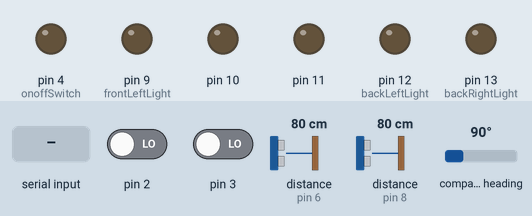
Simulated run of this sketch. Board: Arduino Uno, built with avr-gcc and run on an emulated ATmega328P. On the bench: output pins drawn as LEDs (lit = HIGH). Wiring (inferred from the names in the program): HMC5883L compass at I2C address 0x1E. Inputs (shaded band) come from the test bench; at power-on: distance to the obstacle (sensors on pin 6, pin 8) 80 cm, pin 2 LOW, pin 3 LOW, compass heading 90°. The echo pulse lasts 58.3 µs per cm; what the sketch prints to the serial monitor is not drawn.

Above: at 1.2 s.
1.3 s: "M90\n" received over Serial
At 2.62 s:
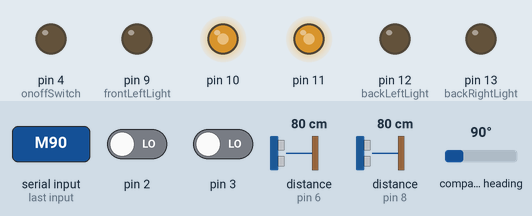
4.3 s: distance to the obstacle (sensor on pin 6) set to 76 cm
At 6.1 s:
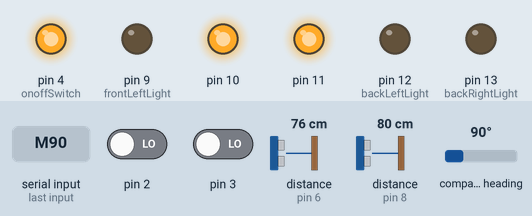
6.4 s: distance to the obstacle (sensor on pin 8) set to 74 cm
At 7.2 s:
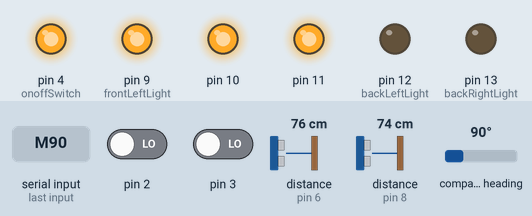
8.0 s: distance to the obstacle (sensor on pin 6) set to 33 cm
11.0 s: distance to the obstacle (sensor on pin 6) set to 27 cm
At 12.0 s:
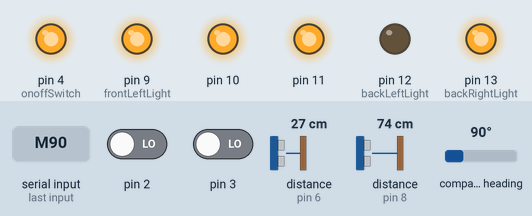
12.6 s: "M" received over Serial
At 15.0 s:
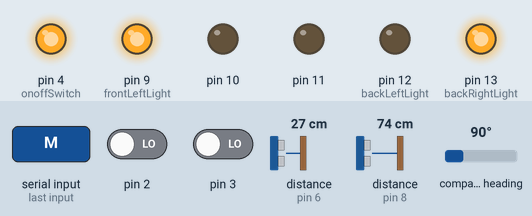
Timing chart, 0 to 16.2 s (numbered marks = the images above; inputs shaded):
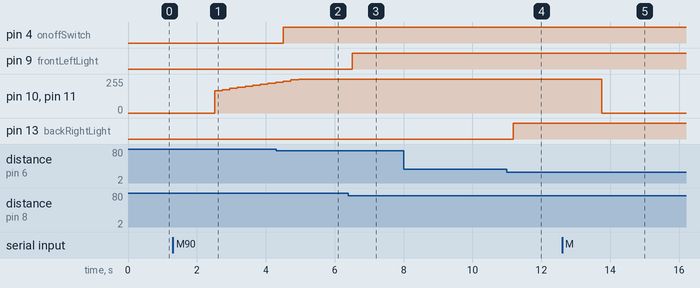

The sketch:

robot_car_PID.ino
```cpp
#include <NewPing.h>
#include <Wire.h>
#include <PCF8574.h>

#include "Wheel.h"

PCF8574 expander;


// Gyeroscope
#define gyroaddr 0x1E //0011110b, I2C 7bit address of HMC5883
#define expdaddr 0x38 //0011110b, I2C 7bit address of FCF8574

// left distance controler
const int leftTrigger = 7;
const int leftEcho = 8;

// left Motor
const int leftSpeedInt = 0;
const int leftMotorCtrl1 = 0; // expand
const int leftMotorCtrl2 = 1; // expand
const int leftMotorEnable = 10;
int leftMotorSpeed = 0;

// right distance controler
const int rightTrigger = 5;
const int rightEcho = 6;

// right Motor
const int rightSpeedInt = 1;
const int rightMotorCtrl1 = 2;
const int rightMotorCtrl2 = 3;
const int rightMotorEnable = 11;
int rightMotorSpeed = 0;


// Switch
const int onoffSwitch = 4; // expand
int onoff,pressed =0;

// LED lights
const int frontLeftLight = 9;
const int frontRightLight = 4;
const int backLeftLight = 12;
const int backRightLight = 13;


NewPing leftSonar(leftTrigger,leftEcho,200);
NewPing rightSonar(rightTrigger,rightEcho,200);

unsigned int leftDistance,rightDistance;
int heading,prevAzimut,backTrackTempo = 0;

int getAzimut() {
  int x,y,z;
  Wire.beginTransmission(gyroaddr);
  Wire.write(0x03); //select register 3, X MSB register
  Wire.endTransmission();

 //Read data from each axis, 2 registers per axis
  Wire.requestFrom(gyroaddr, 6);
  if(6<=Wire.available()){
    x = Wire.read()<<8; //X msb
    x |= Wire.read(); //X lsb
    y = Wire.read()<<8; //Y msb
    y |= Wire.read(); //Y lsb
    z = Wire.read()<<8; //Z msb
    z |= Wire.read(); //Z lsb
    return z;
  }

}

unsigned int getDistance(NewPing sonar) {
 unsigned int distance = sonar.ping_cm();
  // 0 distnace means out of range. We default it to 200 cm.
  if (distance==0)
    distance=200;
 return distance;
}

boolean checkOnoff() {
  if (expander.digitalRead(onoffSwitch)==HIGH) {
    if (!pressed) {
      pressed=1;
      onoff=!onoff;
    }
  }
  else
    pressed = 0;


  return onoff;
}

Wheel leftWheel = Wheel(expander,leftMotorCtrl1,leftMotorCtrl2,leftMotorEnable);
Wheel rightWheel = Wheel(expander,rightMotorCtrl1,rightMotorCtrl2,rightMotorEnable);

void leftWheelInt() {
  leftWheel.incSpeedCount();
}
void rightWheelInt() {
  rightWheel.incSpeedCount();
}

void setup() {
  // set A4 and D5 for I2C protocole
  pinMode(A4, INPUT);
  pinMode(A5, INPUT);

  digitalWrite(A4,LOW);
  digitalWrite(A5,LOW);

  Serial.begin(9600);
  leftWheel.Setup();
  rightWheel.Setup();
  attachInterrupt(leftSpeedInt,leftWheelInt,RISING);
  attachInterrupt(rightSpeedInt,rightWheelInt,RISING);

  expander.begin(0x38);
  expander.pinMode(onoffSwitch,INPUT);

  Wire.begin();
  //Put the HMC5883 IC into the correct operating mode
  Wire.beginTransmission(gyroaddr); //open communication with HMC5883
  Wire.write(0x02); //select mode register
  Wire.write(0x00); //continuous measurement mode
  Wire.endTransmission();

  pinMode(leftTrigger,OUTPUT);
  pinMode(leftEcho,INPUT);
  pinMode(rightTrigger,OUTPUT);
  pinMode(rightEcho,INPUT);

  pinMode(frontLeftLight,OUTPUT);
  pinMode(frontRightLight,OUTPUT);
  pinMode(backLeftLight,OUTPUT);
  pinMode(backRightLight,OUTPUT);
  heading = getAzimut();
}


void sendData(int azimut,unsigned int leftdistance,unsigned int rightdistance) {
 Serial.print("{\"azimut\":");
 Serial.print(azimut);
 Serial.print(",\"leftDistance\":");
 Serial.print(leftdistance);
 Serial.print(",\"rightDistance\":");
 Serial.print(rightdistance);
 Serial.print(",\"leftSpeedCount\":");
 Serial.print(leftWheel.getSpeedCount());
 Serial.print(",\"rightSpeedCount\":");
 Serial.print(rightWheel.getSpeedCount());
 Serial.print(",\"leftSpeed\":");
 Serial.print(leftWheel.getSpeed());
 Serial.print(",\"rightSpeed\":");
 Serial.print(rightWheel.getSpeed());
 Serial.print(",\"leftRealSpeed\":");
 Serial.print(leftWheel.getRealSpeed());
 Serial.print(",\"rightRealSpeed\":");
 Serial.print(rightWheel.getRealSpeed());
 Serial.print(",\"leftMotorSpeed\":");
 Serial.print(leftWheel.getMotorSpeed());
 Serial.print(",\"rightMotorSpeed\":");
 Serial.print(rightWheel.getMotorSpeed());
 Serial.println("}");
}

void checkCommand() {
  if (Serial.available()) {
    char cmd=char(Serial.read());
    int param = Serial.parseInt();
     if (cmd=='M')
       onoff=param;
     else if (cmd=='L')
       leftWheel.setSpeed(param);
     else if (cmd=='R')
       rightWheel.setSpeed(param);
     else if (cmd=='B') {
       leftWheel.setSpeed(param);
       rightWheel.setSpeed(param);
     }
     else if (cmd=='H')
       heading = param;
  }
}

void delay_check(int iter) {
  while (iter > 0) {
    checkCommand();
    if (checkOnoff()) {
      if (leftWheel.getSpeed()==0 ) {
        backTrackTempo=10;
        leftWheel.setSpeed(80);
      }
      if (rightWheel.getSpeed()==0 ) {
        backTrackTempo=10;
        rightWheel.setSpeed(80);
      }
    }
    else {
      leftWheel.setSpeed(0);
      rightWheel.setSpeed(0);
    }
    delay(10);
    iter -=10;
  }
}

const int TURNDISTANCE=80;
const int MINDISTANCE=30;
const int LOWSPEED=30;
const int HIGHSPEED=60;

int highLowCondition(int pin,int cond) {
  if (cond )
      digitalWrite(pin,HIGH);
  else
      digitalWrite(pin,LOW);
}
void handleLight(unsigned int leftdistance,unsigned int rightdistance) {
    highLowCondition( backLeftLight,  leftdistance < MINDISTANCE);
    highLowCondition(backRightLight, rightdistance < MINDISTANCE);
    highLowCondition(frontLeftLight,  leftdistance < TURNDISTANCE);
    highLowCondition(frontRightLight,rightdistance < TURNDISTANCE);
}

void automate(int azimut,unsigned int leftdistance,unsigned int rightdistance) {
 if (backTrackTempo > 0 ) {
   backTrackTempo--;
 }
 else if (leftWheel.getRealSpeed()<5 || rightWheel.getRealSpeed()<5 ) {
  // vehicule is blocked: backtrack
         leftWheel.setSpeed( -leftWheel.getSpeed());
        rightWheel.setSpeed(-rightWheel.getSpeed());
        backTrackTempo=10;
 }

 else if (leftdistance<MINDISTANCE && (rightdistance<MINDISTANCE)) {
    if (leftdistance<rightdistance) {
         leftWheel.setSpeed(-LOWSPEED*0.8);
        rightWheel.setSpeed(-LOWSPEED*1.2);
    }
    else {
          leftWheel.setSpeed(-LOWSPEED*1.2);
        rightWheel.setSpeed(-LOWSPEED*0.8);
    }
 }
 else if (leftdistance<MINDISTANCE || (rightdistance<MINDISTANCE)) {
    if (leftdistance<MINDISTANCE) {
      if (rightWheel.getSpeed()!=0)
        rightWheel.setSpeed(-LOWSPEED);
    }
    else {
    }
    if (rightdistance<MINDISTANCE) {
      if (leftWheel.getSpeed()!=0)
        leftWheel.setSpeed(-LOWSPEED);
    }
 }
 else
  {
    if (leftdistance<TURNDISTANCE) {
      if (rightWheel.getSpeed()!=0)
        rightWheel.setSpeed(map(leftdistance,MINDISTANCE,TURNDISTANCE,LOWSPEED,HIGHSPEED));
    }
    else {
      if (rightWheel.getSpeed()!=0)
        rightWheel.setSpeed(HIGHSPEED);
    }
    if (rightdistance<TURNDISTANCE) {
      if (leftWheel.getSpeed()!=0)
       leftWheel.setSpeed(map(rightdistance,MINDISTANCE,TURNDISTANCE,LOWSPEED,HIGHSPEED));
     }
    else {
      if (leftWheel.getSpeed()!=0)
        leftWheel.setSpeed(HIGHSPEED);
    }
  }
}

void loop() {
  int azimut = getAzimut()-heading;
  unsigned int leftdistance = getDistance(leftSonar);
  unsigned int rightdistance = getDistance(rightSonar);
  handleLight(leftdistance,rightdistance);
  automate(azimut,leftdistance,rightdistance);

  leftWheel.loop();
  rightWheel.loop();

  sendData(azimut,leftdistance,rightdistance);
  prevAzimut=azimut;
  delay_check(50);
}
```

LinearRegression.cpp
```cpp
#include <LinearRegression.h>


Fifo::Fifo() {
  _first=0;
  _last=0;
  _size=0;
  }

void Fifo::push(double value) {
  _buff[_last]=value;
  _last=(_last+1)%queueLength;
  _size++;
 int i;
}

double Fifo::pop() {
  double value= _buff[_first];
  _first=(_first+1)%queueLength;
  _size--;
  return value;
}


int Fifo::getSize() {
  return _size;
}


LinearRegression::LinearRegression() {
  n=0;
  sum_X=0.0;
  sum_Y=0.0;
  sum_X2=0.0;
  sum_XY=0.0;
}

void LinearRegression::add(double X,double Y) {
  n+=1;
  sum_X+=double(X);
  sum_Y+=double(Y);
  sum_X2+=double(X)*double(X);
  sum_XY+=double(X)*double(Y);
}

void LinearRegression::sub(double X,double Y) {
  n-=1;
  sum_X-=double(X);
  sum_Y-=double(Y);
  sum_X2-=double(X)*double(X);
  sum_XY-=double(X)*double(Y);
}

double LinearRegression::getCoefficient() {
  if (n==1)
  	return sum_Y/sum_X;
  return (sum_XY - (sum_X*sum_Y)/n) / ( sum_X2 - sum_X*sum_X/n);
}

double LinearRegression::getIntercept() {
  return predict(0.0);
}

double LinearRegression::predict(double X) {
  double coef = getCoefficient();
  return double(coef*(X-sum_X/n) + sum_Y/n);
}


RunningLinearRegression::RunningLinearRegression(int nbPoints) {
 list_X=Fifo();
 list_Y=Fifo();
 _nbPoints=nbPoints;
 _linearRegression = LinearRegression();

};

void RunningLinearRegression::add(double X,double Y) {
  if (list_X.getSize() == _nbPoints ) {
    _linearRegression.sub(list_X.pop(),list_Y.pop());
    }
  list_X.push(X);
  list_Y.push(Y);
  _linearRegression.add(X,Y);
}

double RunningLinearRegression::getCoefficient() {
  return _linearRegression.getCoefficient();
}

double RunningLinearRegression::getIntercept() {
  return _linearRegression.getIntercept();
}

double RunningLinearRegression::predict(double X) {
  return _linearRegression.predict(X);
}
```

LinearRegression.h
```cpp
/*
  Calculates stream Linear Regression
  benefit: low memory foot print
*/

#define queueLength 10

class Fifo {
  public:
    Fifo();
    void push(double value);
    double pop();
    int getSize();
  private:
    double _buff[queueLength];
    int _first,_last,_size;
};

class LinearRegression {
  public:
    LinearRegression();
    void add(double X,double Y);
    void sub(double X,double Y);
    double getCoefficient();
    double getIntercept();
    double predict(double X);
  private:
    int n;
    double sum_X,sum_Y,sum_X2,sum_XY;
};


class RunningLinearRegression {
  public:
   RunningLinearRegression(int nbPoints);
   void add(double X,double Y);
   double getCoefficient();
   double getIntercept();
   double predict(double X);

  private:
      LinearRegression _linearRegression;
      Fifo list_X,list_Y;
      int _nbPoints;
};
```

Wheel.cpp
```cpp
/*
  Wheel control class impl
*/

#include "Wheel.h"


Wheel::Wheel(PCF8574 expander,int ctrl1,int ctrl2,int enable) {
  _ctrl1 = ctrl1;
  _ctrl2 = ctrl2;
  _enable = enable;
  _targetSpeed = 0.0;
  _realSpeed = 0.0;
  _motorSpeed = 0.0;
  _speedCount = 0;
  _lastCheckCount = 0;
  _lastCheckTime = micros();
  _expander = expander;
}

void Wheel::Setup() {
  _expander.pinMode(_ctrl1,OUTPUT);
  _expander.pinMode(_ctrl2,OUTPUT);
  pinMode(_enable,OUTPUT);
  _speed=0;
  _speedCount = 0;
  analogWrite(_enable,0);
   _lastCheckTime = micros();
  _motorPID.SetMode(AUTOMATIC);

}

void Wheel::incSpeedCount() {
    _speedCount+=1;
}

void Wheel::resetSpeedCount() {
    _speedCount=0;
    _lastCheckCount=0;
    _lastCheckTime = micros();
}


int Wheel::getSpeedCount() {
  return _speedCount;
}

double Wheel::getRealSpeed() {
   return _realSpeed;
}

double Wheel::getMotorSpeed() {
   return _motorSpeed;
}

void Wheel::loop() {
  unsigned long now = micros();
  if (now >_lastCheckTime+100000 ) {
    _linreg.add(double(now),1E6*double(_speedCount));
    _realSpeed = _linreg.getCoefficient();
    _lastCheckTime = now;
    _lastCheckCount = _speedCount;
    if (_speed==0)
      _motorSpeed=0.0;
    else
      _motorPID.Compute();
    analogWrite(_enable,_motorSpeed);
  }
}

void Wheel::setSpeed(int newspeed) {
  if (_speed==newspeed) return;
  _speed=newspeed;
  if (_speed == 0 ) {
    _expander.digitalWrite(_ctrl1,LOW);
    _expander.digitalWrite(_ctrl2,LOW);
    _targetSpeed=0;
  }
  if (_speed > 0 ) {
    _expander.digitalWrite(_ctrl1,HIGH);
    _expander.digitalWrite(_ctrl2,LOW);
    _targetSpeed=_speed;
  }
  else {
    _expander.digitalWrite(_ctrl1,LOW);
    _expander.digitalWrite(_ctrl2,HIGH);
    _targetSpeed= - _speed;
  }
}
int Wheel::getSpeed() {
  return _speed;
}
```

Wheel.h
```cpp
/*
  Wheel control class
*/
#include <PID_v1.h>
#include <PCF8574.h>
#include <LinearRegression.h>

class Wheel {
  public:
    Wheel(PCF8574 expander,int ctrl1,int ctrl2,int enable);
    void Setup();
    void incSpeedCount();
    int getSpeedCount();
    double getRealSpeed();
    double getMotorSpeed();
    void resetSpeedCount();
    void loop();
    void setSpeed(int speed);
    int getSpeed();
  private:
    int _ctrl1,_ctrl2,_enable;
    int _speed;
    double _targetSpeed,_realSpeed,_motorSpeed;
    unsigned long _speedCount,_lastCheckCount,_lastCheckTime;
    double _Kp=2, _Ki=1, _Kd=0.2;
    PID _motorPID = PID(&_realSpeed,&_motorSpeed,&_targetSpeed,_Kp,_Ki,_Kd,DIRECT);
    RunningLinearRegression _linreg = RunningLinearRegression(5);
    PCF8574 _expander;

};
```

Measured:
- the behaviour switches between 79 and 78 cm on distance to the obstacle (sensor on pin 6) (found by bisection; images 1 and 2)
- the behaviour switches between 79 and 78 cm on distance to the obstacle (sensor on pin 8) (found by bisection; images 2 and 3)
- the behaviour switches between 30 and 29 cm on distance to the obstacle (sensor on pin 6) (found by bisection; images 3 and 4)
- after the input at 1.3 s, pin 10, pin 11: moves from 0/255 to 232/255 over 1.8 s, starting after 1.2 s
- after the input at 4.3 s, pin 4 (onoffSwitch): LOW → HIGH after 0.21 s
- after the input at 6.4 s, pin 9 (frontLeftLight): LOW → HIGH after 0.12 s
- after the input at 8.0 s, every drawn part: stays the same
- after the input at 11.0 s, pin 13 (backRightLight): LOW → HIGH after 0.19 s
- after the input at 12.6 s, pin 10, pin 11: 255/255 → 0/255 after 1.1 s
